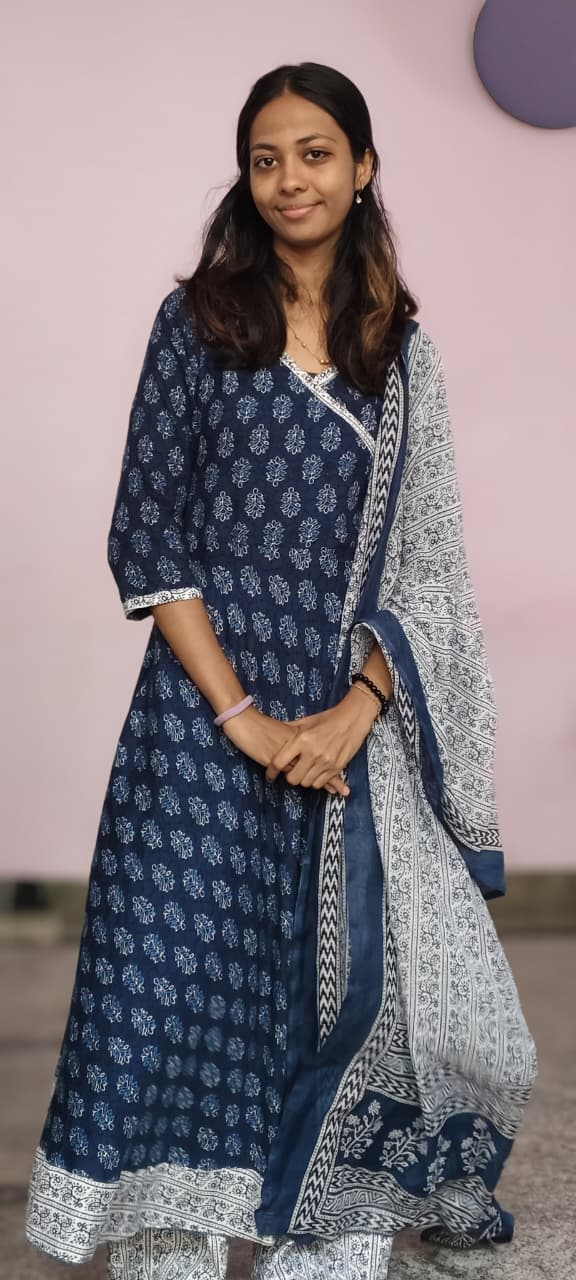
#> input picture girlfriend.jpeg, 576 x 1280 px
$ python grp.py
#> lines starting #> are read from the running program, lines starting #| are printed output that depends on the picture; after the words box and inside, x2 and y2 are one past the last pixel; in counts of white or black regions, pixels touching at a corner belong together
import cv2

img = cv2.imread("girlfriend.jpeg")
#> img is the input picture: shape (1280, 576, 3); mean B, G, R 128, 122.5, 131.4

# Smooth the image while keeping edges sharp
color = cv2.bilateralFilter(img, 9, 300, 300)
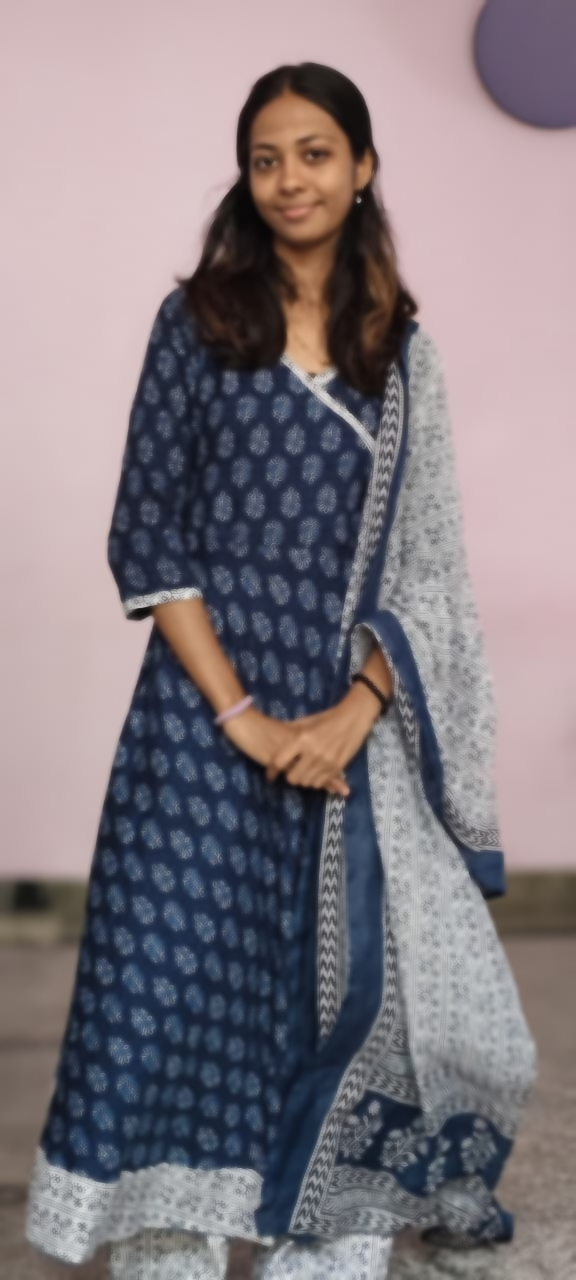
#> color: shape (1280, 576, 3); mean B, G, R 127.9, 122.4, 131.3

# Detect edges
gray = cv2.cvtColor(img, cv2.COLOR_BGR2GRAY)
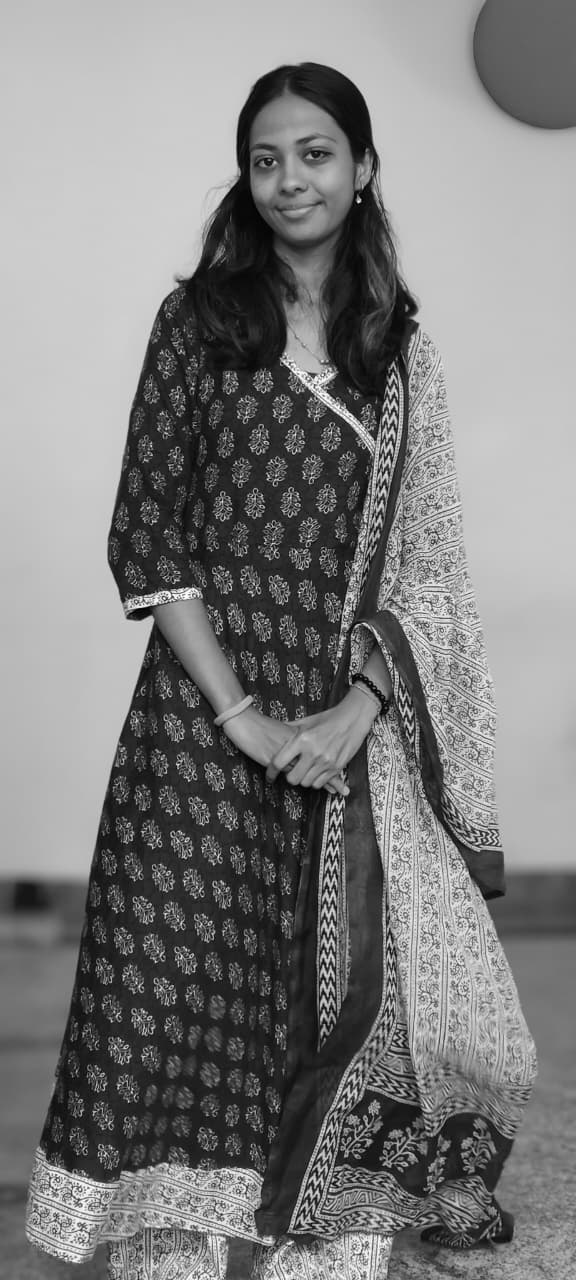
#> gray: shape (1280, 576); min 0, max 255, mean 125.9
gray = cv2.medianBlur(gray, 7)
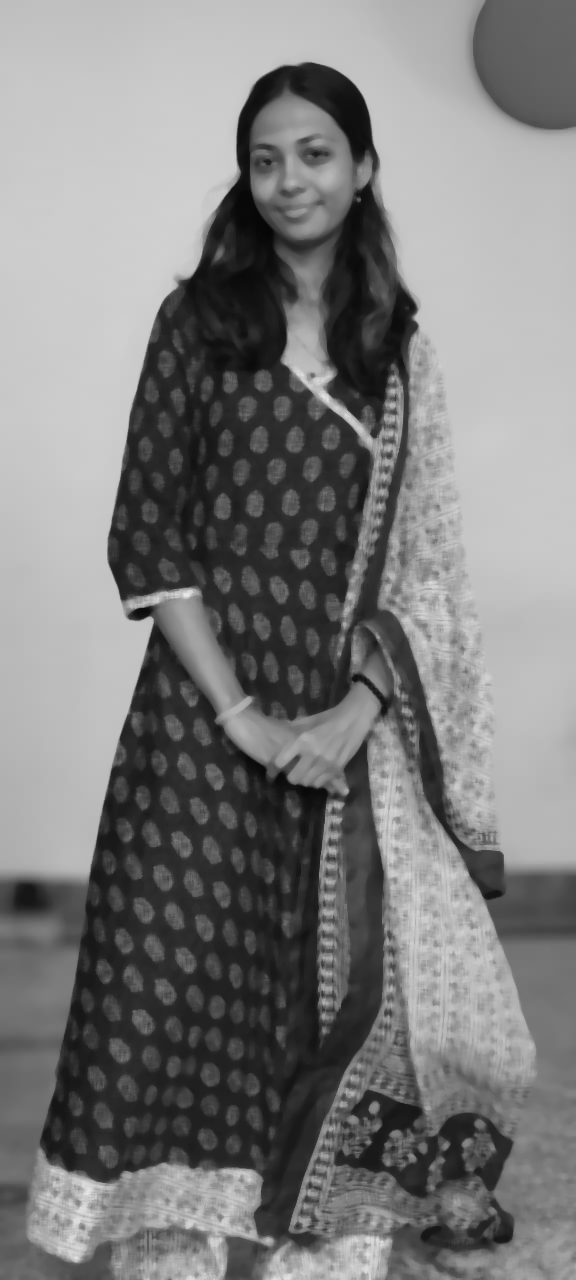
#> gray: shape (1280, 576); min 6, max 232, mean 125
edges = cv2.adaptiveThreshold(gray, 255, cv2.ADAPTIVE_THRESH_MEAN_C,
                               cv2.THRESH_BINARY, blockSize=9, C=2)
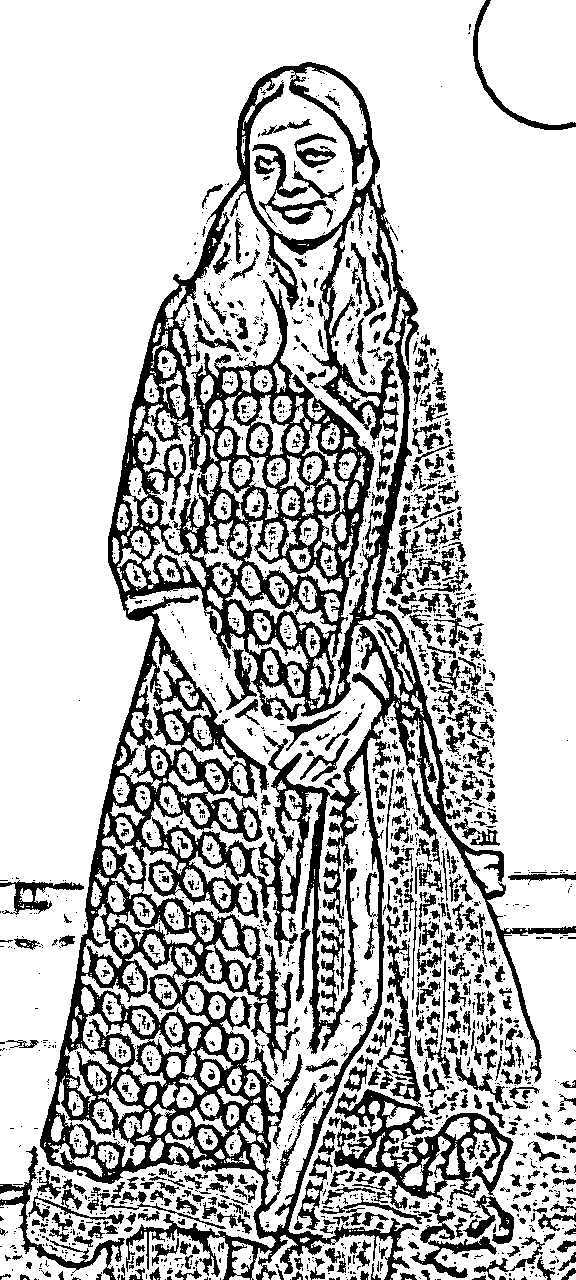
#> edges: shape (1280, 576); 75.4% white; 2093 black regions (1537 under 20 px), largest, box (x1, y1, x2, y2) and area: (40, 62, 576, 1280) 113377, (334, 940, 514, 1210) 8679, (0, 1146, 125, 1280) 1839

# Combine edges with color
cartoon = cv2.bitwise_and(color, color, mask=edges)
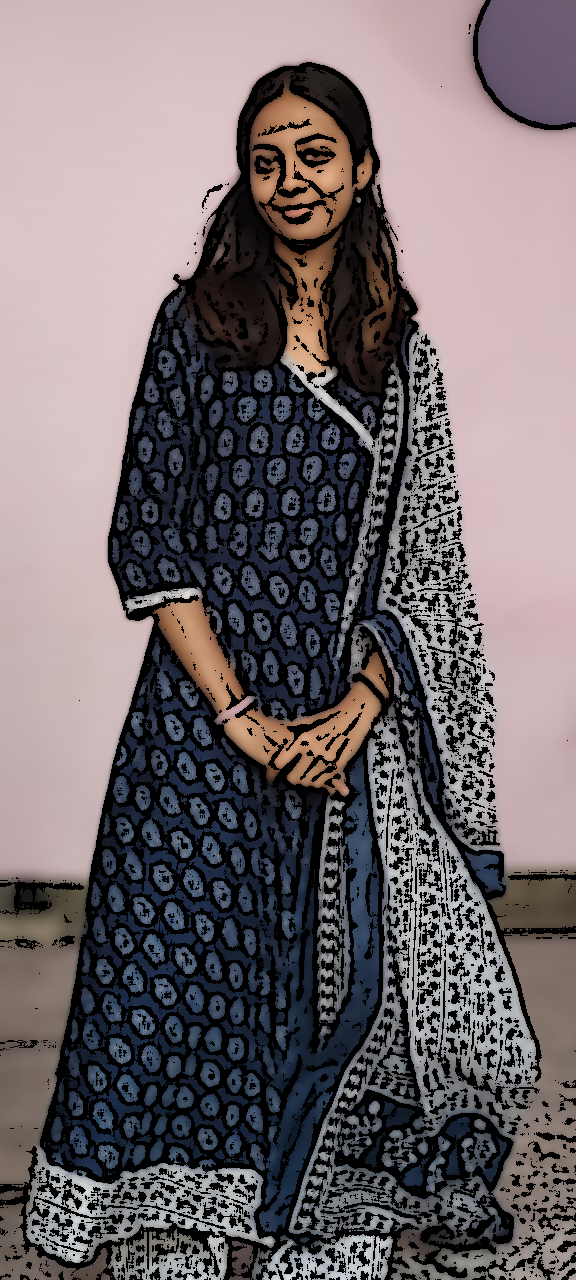
#> cartoon: shape (1280, 576, 3); mean B, G, R 107.1, 104, 113.3

cv2.imwrite("cartoon_output.jpg", cartoon)
